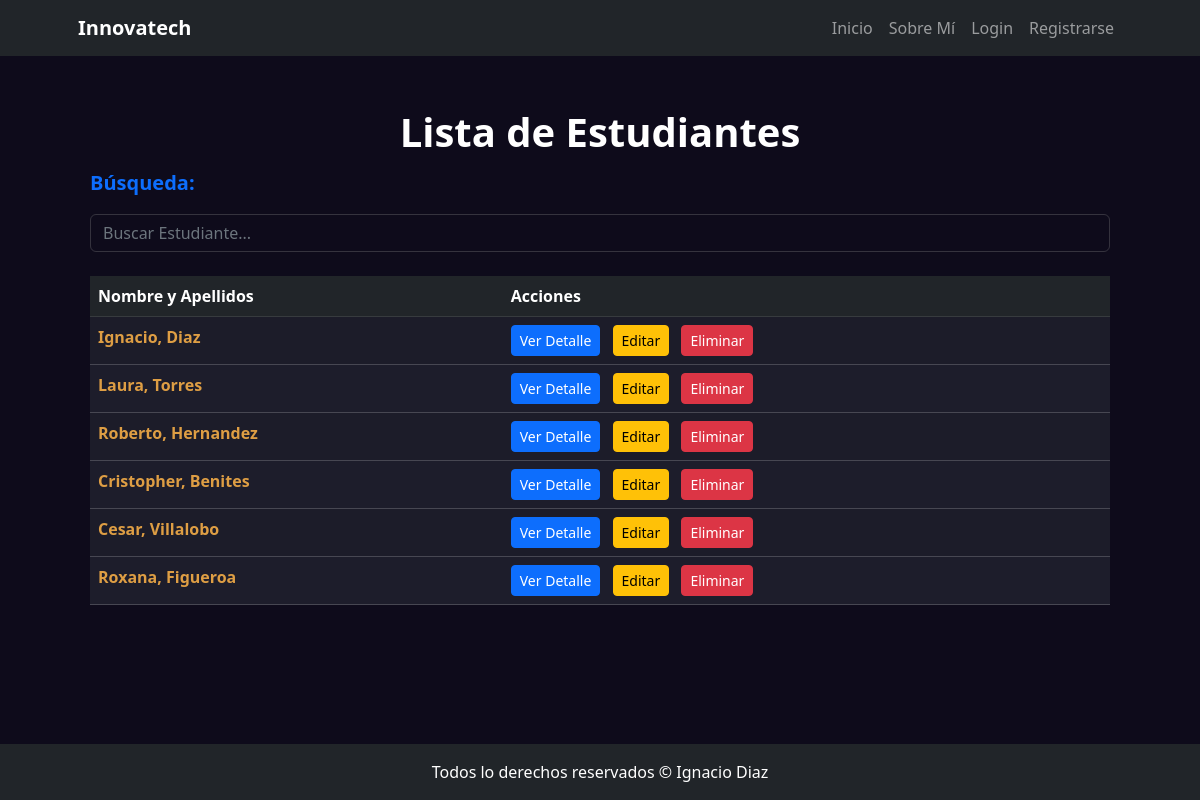
The app's page /estudiante/list/ with its own data.
### estudiante/models.py (models this page shows, shortened)
class Estudiante(models.Model):
    nombre = models.CharField(max_length=50)
    apellido = models.CharField(max_length=50)
    edad = models.IntegerField()
    email = models.EmailField()
    telefono = models.CharField(max_length=10)
    fecha_registro = models.DateTimeField(auto_now_add=True)
    imagen = models.ImageField(upload_to='estudiantes', null=True, blank=True)
    class Meta:
        verbose_name = 'Estudiante'
        verbose_name_plural = 'Estudiantes'

### estudiante/views.py (the view)
# urls.py: path("list/", views.EstudianteList.as_view(), name="list"),
class EstudianteList(ListView):
    model = models.Estudiante
    def get_queryset(self) -> QuerySet:
        if self.request.GET.get("consulta"):
            consulta = self.request.GET.get("consulta")
            object_list = models.Estudiante.objects.filter(
                Q(nombre__icontains=consulta) | Q(apellido__icontains=consulta))
        else:
            object_list = models.Estudiante.objects.all()
        return object_list

### estudiante/templates/estudiante/estudiante_list.html (shortened to what this page needs)
{% extends 'core/base.html' %}
{% block titulo %}Lista de Estudiantes{% endblock titulo %}
{% block contenido %}
    <div class="container">
        <div class="row">
            <form action="{% url 'estudiante:list' %}" method="get">
                <label class="fs-5 fw-bold mb-3 text-primary">Búsqueda:</label>
                <input
                    type="text"
                    name="consulta"
                    class="form-control"
                    placeholder="Buscar Estudiante..."
                >
            </form>
        </div>
        <div class="row my-4">
            <div class="col">
                {% if object_list %}
                    <table class="table table-striped table-hover"  style="background: #1d1d2b; border-color: #ffffff2f;">
                        <thead class="table-dark">
                            <tr>
                                <th scope="col">Nombre y Apellidos</th>
                                <th scope="col">Acciones</th>
                            </tr>
                        </thead>
                        <tbody>
                            {% for object in object_list %}
                                <tr>
                                    <td style="color: #de9e44" class="fw-bold">{{ object.nombre }}, {{object.apellido}}</td>
                                    <td>
                                        <a href="{% url 'estudiante:detail' object.id %}" class="btn btn-primary btn-sm me-2">Ver Detalle</a>
                                        <a href="{% url 'estudiante:update' object.id %}" class="btn btn-warning btn-sm me-2">Editar</a>
                                        <a href="{% url 'estudiante:delete' object.id %}" class="btn btn-danger btn-sm">Eliminar</a>
                                    </td>
                                </tr>
                            {% endfor %}
                        </tbody>
                    </table>
                {% elif not object_list and request.GET.consulta %}
                    <p class="text-center py-4 m-2 fs-4 text-info text-bg-dark fw-bold rounded-4">
                        No hay Estudiante registrado con ese nombre 🫤
                    </p>
                {% else %}
                    <p class="text-center py-4 m-2 fs-4 text-warning text-bg-dark fw-bold rounded-4">
                       Aún no hay Estudiante registrados 📢
                    </p>
                {% endif %}
            </div>
        </div>
    </div>
{% endblock contenido %}

### core/templates/core/base.html (style rules this page uses)
input { background: #c9c9c900 !important; color: #b7b7b7 !important; border-color: #9090904c !important; }

### records on screen
Estudiante: nombre "Ignacio", apellido "Diaz"
Estudiante: nombre "Laura", apellido "Torres"
Estudiante: nombre "Roberto", apellido "Hernandez"
Estudiante: nombre "Cristopher", apellido "Benites"
Estudiante: nombre "Cesar", apellido "Villalobo"
Estudiante: nombre "Roxana", apellido "Figueroa"
